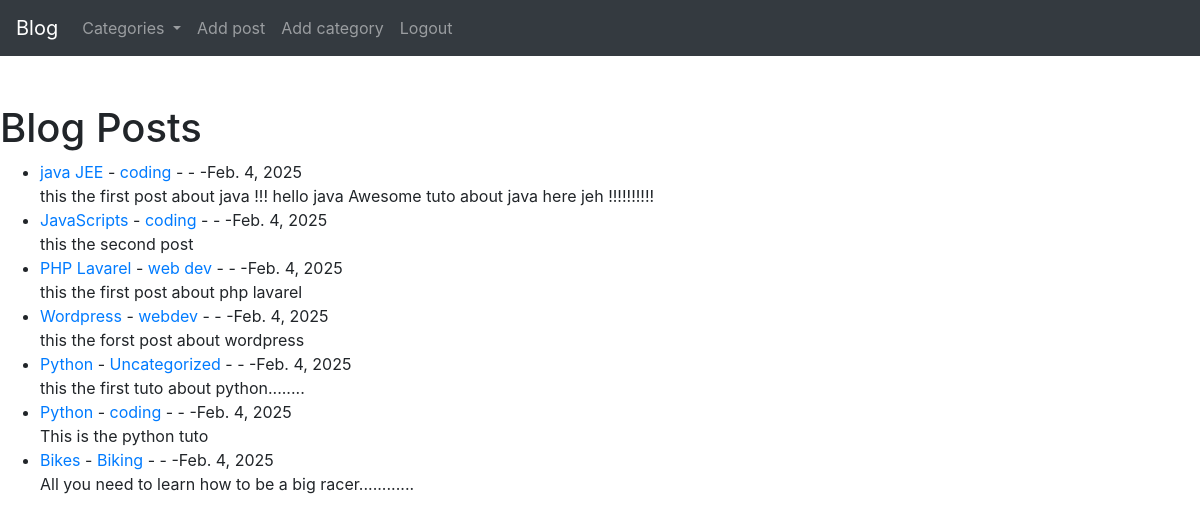
Screenshot of / (signed in) with the database file from the repository.
### blog/models.py (models this page shows, shortened)
class Post(models.Model):
    title = models.CharField(max_length=255)
    title_tag = models.CharField(max_length=255, default='')
    author = models.ForeignKey(User, on_delete=models.CASCADE)
    body = models.TextField()
    post_date = models.DateField(auto_now_add=True)
    category = models.CharField(max_length=255, default='Uncategorized')
    likes = models.ManyToManyField(User, related_name='blog_posts')

### blog/views.py (the view)
# urls.py: path('',HomeView.as_view(), name='home' ),
class HomeView(ListView):
    model = Post
    template_name = 'home.html'
    ordering = ['-post_date']  #  ordering the posts by date
    def get_context_data(self,*args ,**kwargs):
          cat_menu = Category.objects.all()
          context = super(HomeView, self).get_context_data(*args, **kwargs)
          context["cat_menu"] = cat_menu
          return context

### blog/models.py (called while the page is built)
    def __str__(self):
        return self.name

### blog/templates/home.html
{% extends 'base.html' %}
{% block content %}
<br/> <br/>
<h1> Blog Posts  </h1>
<ul>
{% for post in object_list %}
      <li> <a  href =" {% url 'postdetails' post.pk %}"> {{post.title}} </a>
       - <a href="{% url 'category' post.category|slugify %}  " >  {{post.category}}  </a>
       -{{post.author.first_name}}
       -{{post.author.last_name}}
       -{{post.post_date}}
        <br/>
       {{post.body|slice:":200"|safe }}</li>
{% endfor %}
</ul>
{% endblock %}

### rows the page displays
Post: title "java JEE", category "coding", post_date "Feb. 4, 2025", body "this the first post about java !!! hello java Awesome tuto about java here jeh !!!!!!!!!!"
Post: title "JavaScripts", category "coding", post_date "Feb. 4, 2025", body "this the second post"
Post: title "PHP Lavarel", category "web dev", post_date "Feb. 4, 2025", body "this the first post about php lavarel"
Post: title "Wordpress", category "webdev", post_date "Feb. 4, 2025", body "this the forst post about wordpress"
Post: title "Python", category "Uncategorized", post_date "Feb. 4, 2025", body "this the first tuto about python........"
Post: title "Python", category "coding", post_date "Feb. 4, 2025", body "This is the python tuto"
Post: title "Bikes", category "Biking", post_date "Feb. 4, 2025", body "All you need to learn how to be a big racer............"
